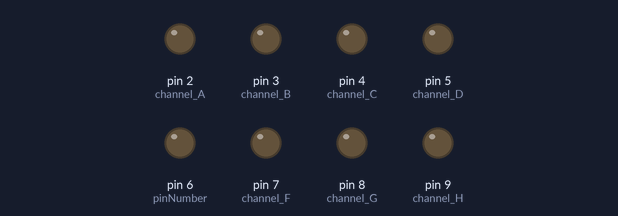
Bench run of a sketch on a simulated Arduino Uno, built with avr-gcc and run on an emulated ATmega328P. Parts: output pins drawn as LEDs (lit = HIGH).

Above: at 0.1 s.
At 94.4 s:
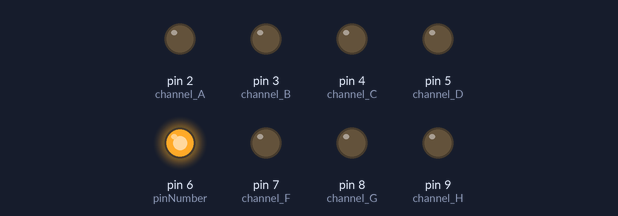
Timing chart, 0 to 95.9 s (numbered marks = the images above):
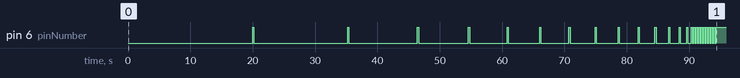

Measured:
- by itself, pin 6 (pinNumber): LOW → HIGH at 20.0 s, → LOW 0.20 s later, → HIGH 15.0 s later, → LOW 0.20 s later, … (49 changes in this stretch)

The sketch:

InvokingTheBlue.ino
```cpp
//waiting for the first time - runs only once
int delayZero = 1;

//time before light on
int firstDelay = 20000;
//time before light off
int secondDelay = 200;
//
//lasta amount of time to reduce from firstDelay
int lastReduce = 500;
//array of amounts to reduce from firstDelay
int myPins[] = {5000, 4000, 3000, 2000, 1000, lastReduce};
int i = 0;
//
//how many times it has blinked
int howManyBlinks = 0;
//how many times it should blink
int howManyBlinksTotal = 10;
//if it has blinked more than howManyBlinksTotal, stop blinking
boolean stopBlinking = false;

int pinNumber = 6;
//to test with normal arduinos
//int pinNumber = 13;


void setup() {


  // The EL channels are on pins 2 through 9
			// Initialize the pins as outputs
			pinMode(2, OUTPUT);  // channel A
			pinMode(3, OUTPUT);  // channel B
			pinMode(4, OUTPUT);  // channel C
			pinMode(5, OUTPUT);  // channel D

			pinMode(pinNumber, OUTPUT);  // channel E

			pinMode(7, OUTPUT);  // channel F
			pinMode(8, OUTPUT);  // channel G
			pinMode(9, OUTPUT);  // channel H

}

void loop() {
  //delay for the first time
  delay(delayZero);
  delayZero = 0;
  //
  delay(firstDelay);
  digitalWrite(pinNumber, HIGH);

  delay(secondDelay);
  if(!stopBlinking){
    digitalWrite(pinNumber, LOW);
  }

  //descrease how much time it should take untill it lights on again
  firstDelay = firstDelay - myPins[i];
  if(myPins[i] == lastReduce){

  }else{
     i = i + 1;
  }
  //
  //makes on and off with iqual speed and starts counting the blinks
  if(firstDelay < 500){
    firstDelay = secondDelay;
    howManyBlinks = howManyBlinks + 1;
  }
  //
  if(howManyBlinks >= howManyBlinksTotal){
    stopBlinking = true;
  }
}
```
